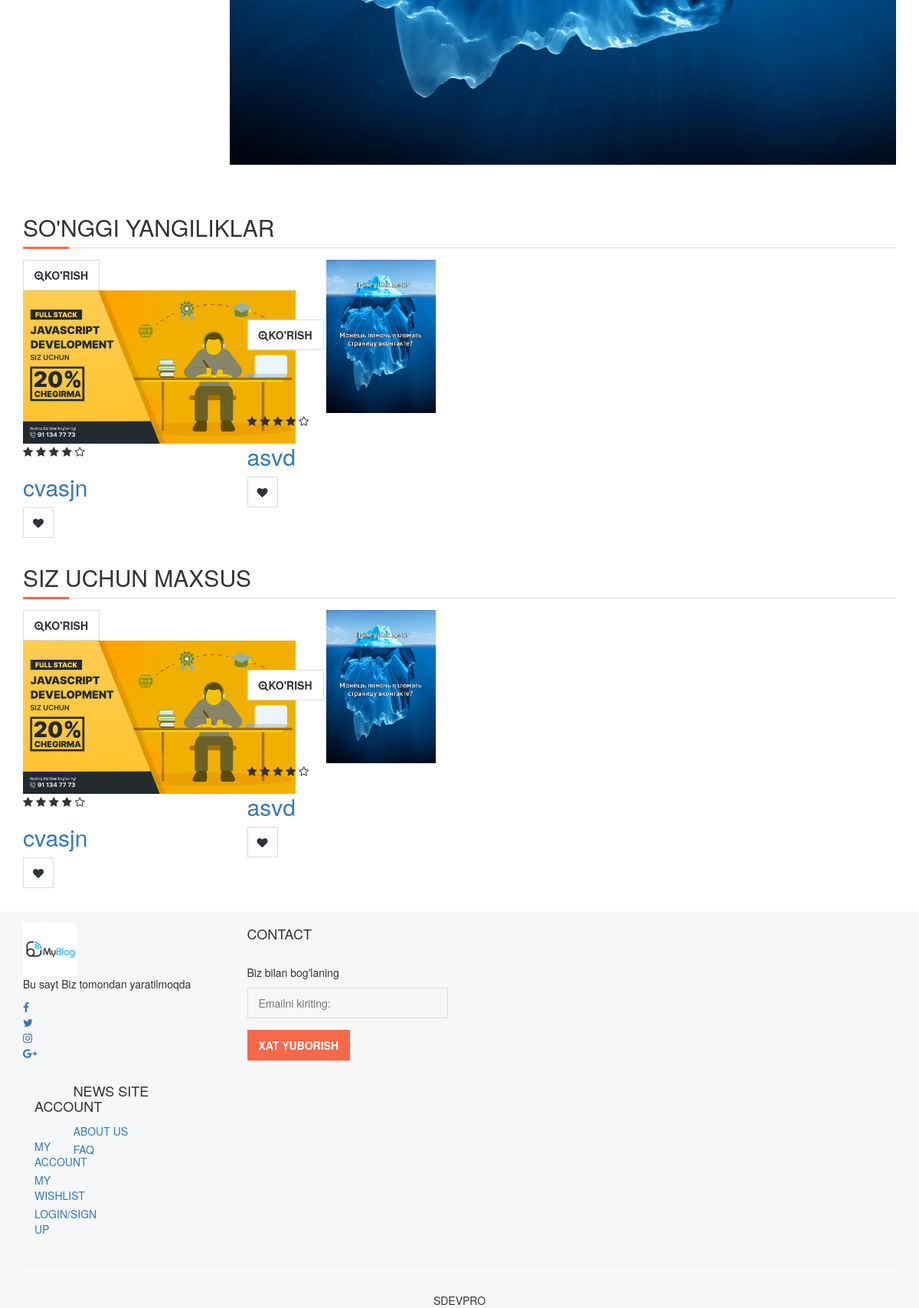
The app's page / (lower part), older data.
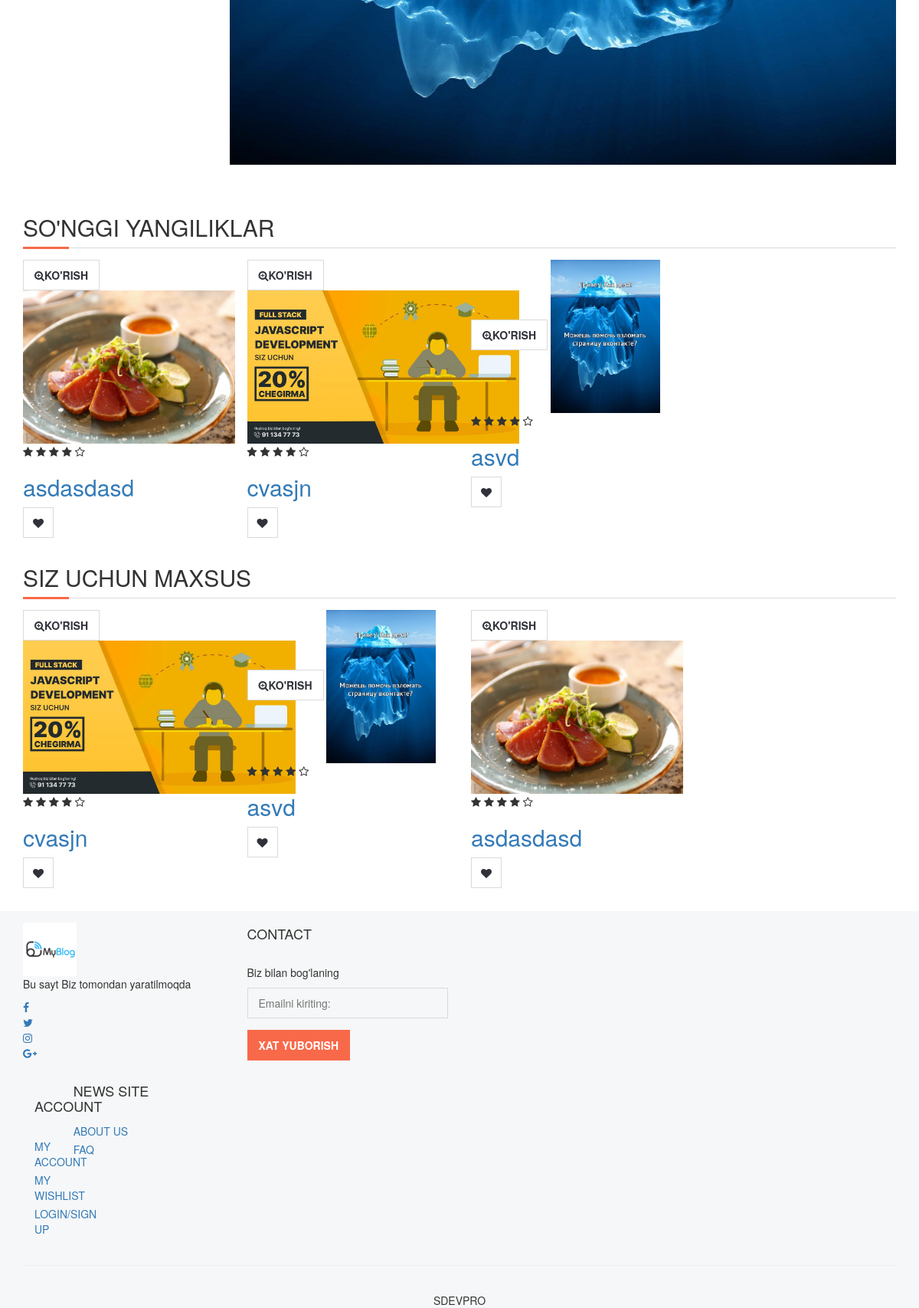
The same page, newer data.
### post/models.py (models this page shows, shortened)
class Article(models.Model):
    category = models.ForeignKey(Category, on_delete=models.CASCADE)
    title = models.CharField(max_length=255)
    keywords = models.CharField(max_length=255)
    description = models.CharField(max_length=255)
    author = models.CharField(max_length=255)
    image = models.ImageField(upload_to='images/', blank=True)
    detail = RichTextUploadingField()
    slug = models.SlugField()
    create_at = models.DateTimeField(auto_now_add=True)
    update_at = models.DateTimeField(auto_now=True)
    def image_tag(self):
        return mark_safe('<img src="{}" height="50"/>').format(self.image.url)
    image_tag.short_description = 'Image'

### home/views.py (the view)
# urls.py: path('', views.index, name='index'),
def index(request):
    setting = Setting.objects.all()
    category = Category.objects.all()
    article_slider = Article.objects.all().order_by('id')[:4]
    article_latest = Article.objects.all().order_by('-id')[:4]
    article_picked = Article.objects.all().order_by('?')[:4]
    page = "home"
    context = {
        'setting':setting,
        'page':page,
        'category':category,
        'article_slider': article_slider,
        'article_latest':article_latest,
        'article_picked':article_picked,
    }
    return render(request, 'index.html',context)

### home/templates/index.html (shortened to what this page needs)
{% extends 'homebase.html' %}
{% load static %}
{% block slider%}{% include 'slider.html' %}{% endblock %}
{% block body%}{% include 'body.html' %}{% endblock %}
{% block footer%}{% include 'footer.html' %}{% endblock %}

### home/templates/slider.html (shortened to what this page needs)
{% load static %}
<div id="home">
    <div class="container">
        <div class="home-wrap">
            <div id="home-slick">
                {% for rs in article_slider %}
                <div class="banner banner-1">
                    <img src="{{ rs.image.url }}" style="height: 600px" alt="">
                </div>
                {% endfor %}
            </div>
        </div>
    </div>
</div>

### home/templates/body.html
{% load static %}
<div class="section">
    <div class="container">
        <div class="row">
            <div class="col-md-12">
                <div class="section-title">
                    <h2 class="title" style="text-align: center;">So'nggi yangiliklar</h2>
                </div>
            </div>
            {% for rs in article_latest %}
            <div class="col-md-3 col-sm-6 col-xs-6">
                <div class="article article-single">
                    <div class="article-thumb">
                        <a href="/post/{{ rs.id }}/{{ rs.slug }}/" class="main-btn quick-view"><i class="fa fa-search-plus"></i>Ko'rish</a>
                        <img src="{{ rs.image.url }}" style="height: 200px" alt="">
                    </div>
                    <div class="article-body">
                        <div class="article-rating">
                            <i class="fa fa-star"></i>
                            <i class="fa fa-star"></i>
                            <i class="fa fa-star"></i>
                            <i class="fa fa-star"></i>
                            <i class="fa fa-star-o empty"></i>
                        </div>
                        <h2 class="article-name"><a href="/post/{{ rs.id }}/{{ rs.slug }}/" >{{ rs.title }}</a></h2>
                        <div class="article-btn">
                            <button class="main-btn icon-btn"><i class="fa fa-heart"></i></button>
                        </div>
                    </div>
                </div>
            </div>
            {% endfor %}
            <div class="col-md-12">
                <div class="section-title">
                    <h2 class="title" style="text-align: center;">Siz uchun maxsus</h2>
                </div>
            </div>
            {% for rs in article_picked %}
            <div class="col-md-3 col-sm-6 col-xs-6">
                <div class="article article-single">
                    <div class="article-thumb">
                        <a href="/post/{{ rs.id }}/{{ rs.slug }}/" class="main-btn quick-view"><i class="fa fa-search-plus"></i>Ko'rish</a>
                        <img src="{{ rs.image.url }}" style="height: 200px" alt="">
                    </div>
                    <div class="article-body">
                        <div class="article-rating">
                            <i class="fa fa-star"></i>
                            <i class="fa fa-star"></i>
                            <i class="fa fa-star"></i>
                            <i class="fa fa-star"></i>
                            <i class="fa fa-star-o empty"></i>
                        </div>
                        <h2 class="article-name"><a href="/post/{{ rs.id }}/{{ rs.slug }}/" >{{ rs.title }}</a></h2>
                        <div class="article-btn">
                            <button class="main-btn icon-btn"><i class="fa fa-heart"></i></button>
                        </div>
                    </div>
                </div>
            </div>
            {% endfor %}
        </div>
    </div>
</div>

Row changes from the older to the newer data that the page shows:
added Article: image (picture), title "asdasdasd"
